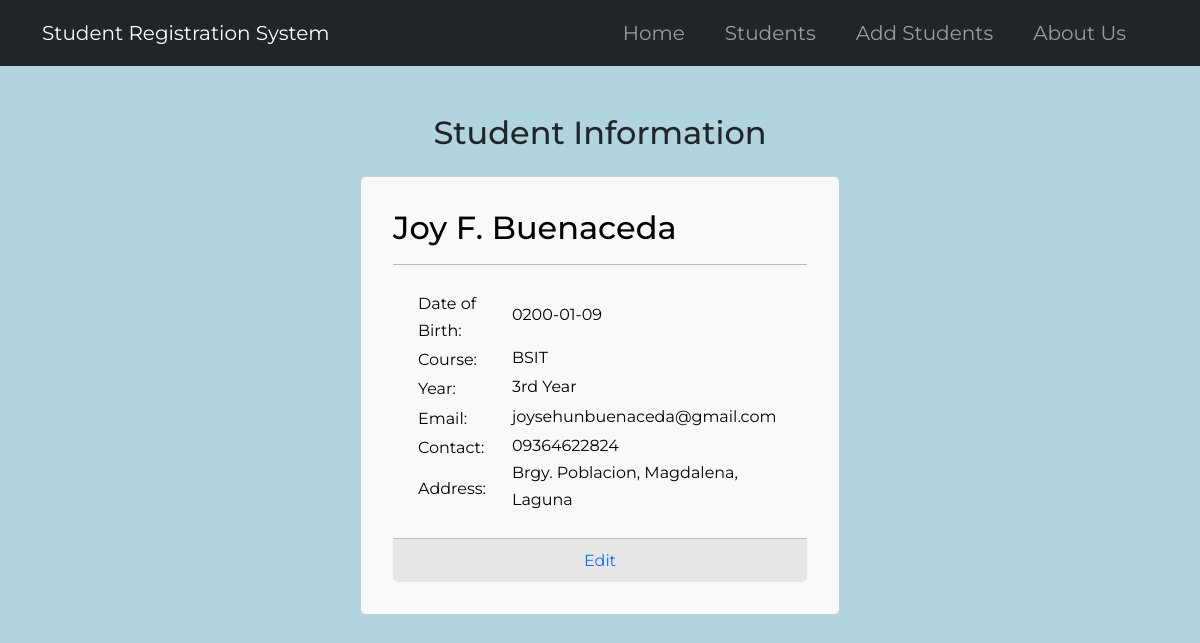
/1, run on an earlier commit of the app's database.
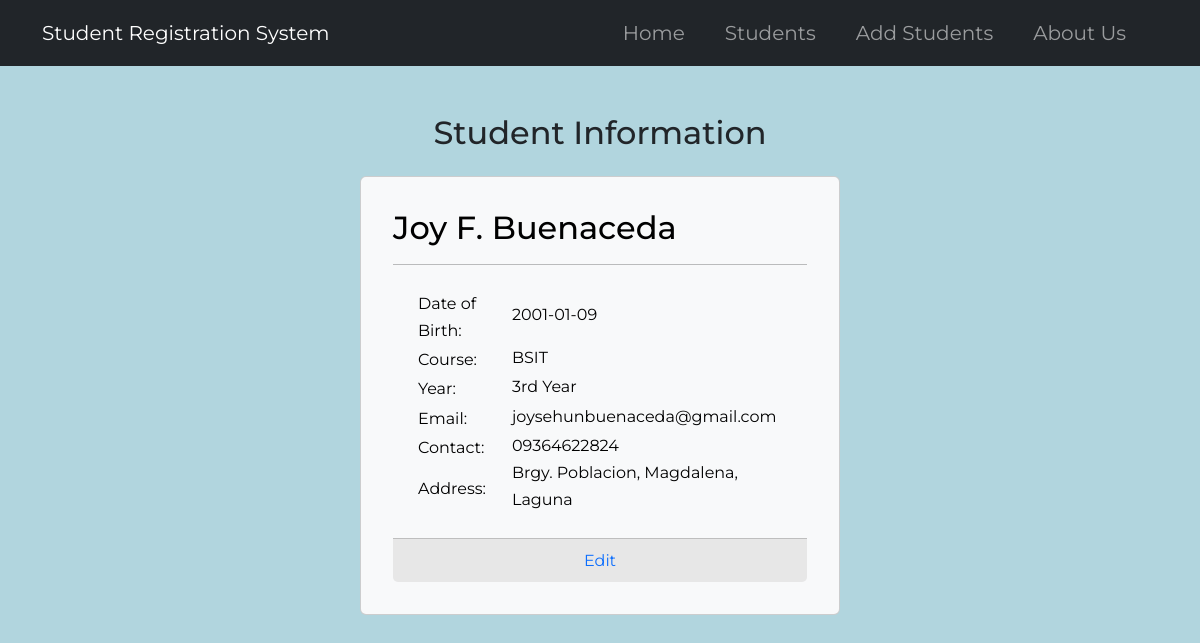
And on a later commit of the database.
### tables this page shows
CREATE TABLE students (
    stud_ID INTEGER PRIMARY KEY AUTOINCREMENT,
    stud_fname TEXT NOT NULL,
    stud_mname TEXT,
    stud_lname TEXT NOT NULL,
    stud_dob DATE NOT NULL,
    stud_course TEXT NOT NULL,
    stud_year TEXT NOT NULL,
    stud_email TEXT NOT NULL,
    stud_contact TEXT NOT NULL,
    stud_address TEXT NOT NULL
);

### app.py (the view)
@app.route('/<int:ID>')
def student(ID):
    student = get_student(ID)
    return render_template('student.html', student=student)

### app.py (called while the page is built)
def get_db_connection():
    conn = sqlite3.connect('database.db')
    conn.row_factory = sqlite3.Row
    return conn

def get_student(ID):
    conn = get_db_connection()
    students = conn.execute('SELECT * FROM students WHERE stud_ID = ?', (ID,)).fetchone()
    conn.close()
    if students is None:
        abort(404)
    return students

### templates/student.html
{%extends 'base.html' %}
{% block content%}
<div class="container d-flex flex-column align-items-center justify-content-center">
    <h2 class="mt-5">{% block title %} Student Information {%endblock%}</h2>
    <div class="card text-bg-light mt-3" style="width: 30rem; padding: 1rem;">
        <div class="card-body">
            <h2 class="card-title">{{ student['stud_fname']}} {{student['stud_mname']}}. {{student['stud_lname']}} </h2>
            <hr>
            <div class="text m-4">
                <table>
                    <tr>
                        <td>Date of Birth:</td>
                        <td>
                            <p class="card-subtitle ms-3">{{ student['stud_dob']}}</p>
                        </td>
                    </tr>
                    <tr>
                        <td>Course:</td>
                        <td>
                            <p class="card-subtitle ms-3">{{ student['stud_course']}}</p>
                        </td>
                    </tr>
                    <tr>
                        <td>Year:</td>
                        <td>
                            <p class="card-subtitle ms-3">{{ student['stud_year']}}</p>
                        </td>
                    </tr>
                    <tr>
                        <td>Email:</td>
                        <td>
                            <p class="card-subtitle ms-3">{{ student['stud_email']}}</p>
                        </td>
                    </tr>
                    <tr>
                        <td>Contact:</td>
                        <td>
                            <p class="card-subtitle ms-3">{{ student['stud_contact']}}</p>
                        </td>
                    </tr>
                    <tr>
                        <td>Address:</td>
                        <td>
                            <p class="card-subtitle ms-3">{{ student['stud_address']}}</p>
                        </td>
                    </tr>
                </table>
            </div>
            <div class="card-footer text-muted text-center">
                <a href="{{ url_for('edit', ID=student['stud_ID'])}}" class="student-link">Edit</a>
            </div>
        </div>
    </div>
</div>
{% endblock%}

### templates/base.html (shortened to what this page needs)
<!doctype html>
<html lang="en">
<head>
    <link href="https://cdn.jsdelivr.net/npm/bootstrap@5.2.1/dist/css/bootstrap.min.css" rel="stylesheet"
>
    <link rel="stylesheet" href="/static/css/style.css">
</head>
<body>
    <nav class="navbar navbar-expand-lg bg-dark navbar-dark fs-5">
        <div class="container">
            <a class="navbar-brand" href="{{ url_for('index')}}">Student Registration System</a>
            <div class="collapse navbar-collapse justify-content-end" id="navbarNav">
                <ul class="navbar-nav text-center">
                    <li class="nav-item me-4">
                        <a class="nav-link" aria-current="page" href="{{url_for('index')}}">Home</a>
                    </li>
                    <li class="nav-item me-4">
                        <a class="nav-link" aria-current="page" href="{{url_for('view')}}">Students</a>
                    </li>
                    <li class="nav-item me-4">
                        <a class="nav-link" href="{{url_for('add')}}">Add Students</a>
                    </li>
                    <li class="nav-item me-4">
                        <a class="nav-link" href="{{url_for('about')}}">About Us</a>
                    </li>
                </ul>
            </div>
        </div>
    </nav>
    <section>
        <div class="container-fluid">
            {%block content%}
            {%endblock%}
        </div>
    </section>
</body>
</html>

### static/css/style.css (style rules this page uses)
:root { --card-box: #537FA4; --bg-color: #B1D5DE; }
body { font-family: 'Montserrat', sans-serif; line-height: 1.7; background-color: var(--bg-color); }
.card-footer { background-color: rgb(231, 231, 231); }
.student-link { text-decoration: none; }

What changed in the data, as far as the page shows it:
changed students "Joy": stud_dob "0200-01-09" → "2001-01-09"
